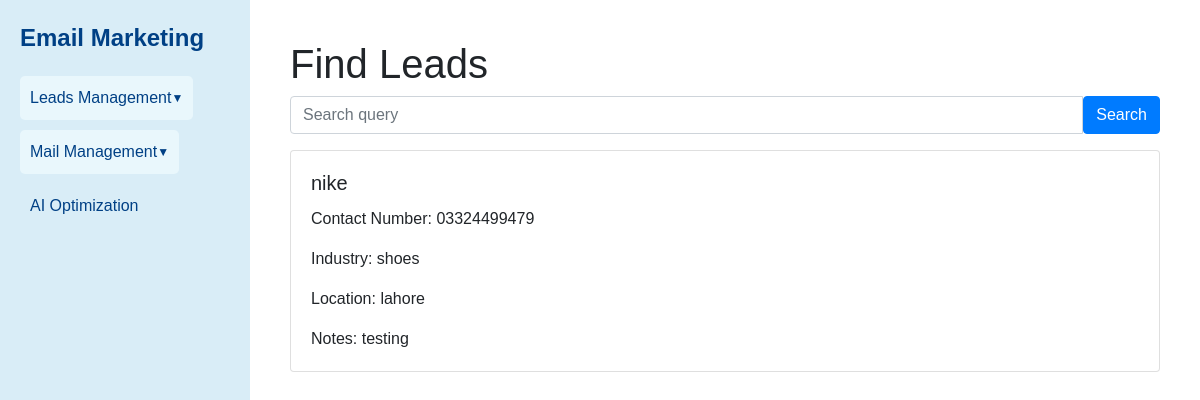
The page /leads/lead/find/ on the database its author committed.
### leads/models.py (models this page shows)
class Lead(models.Model):
    user = models.ForeignKey(CustomUser,on_delete=models.CASCADE)
    name = models.CharField(max_length=200)
    contact_no = models.TextField()
    industry = models.CharField(max_length=200)
    location = models.CharField(max_length=200)
    notes = models.TextField(blank=True, null=True)

### leads/views.py (the view)
# urls.py: path('lead/find/', find_leads, name='find-leads'),
@csrf_exempt
def find_leads(request):
    query = request.GET.get('query', '')
    leads = Lead.objects.filter(
        Q(industry__icontains=query) |
        Q(location__icontains=query) |
        Q(name__icontains=query) |
        Q(contact_no=query)
    )
    leads_data = [{
        'id': lead.id,
        'name': lead.name,
        'contact_no': lead.contact_no,
        'industry': lead.industry,
        'location': lead.location,
        'notes': lead.notes
    } for lead in leads]
    return render(request, 'dashboard/find_leads.html', {'leads': leads_data})

### authentication/templates/dashboard/find_leads.html (shortened to what this page needs)
<!DOCTYPE html>
<html lang="en">
<head>
    <link rel="stylesheet" href="https://stackpath.bootstrapcdn.com/bootstrap/4.5.2/css/bootstrap.min.css">
</head>
<body>
    <div class="drawer">
        <div class="heading">Email Marketing</div>
        <div class="dropdown-container">
            <div id="leadsDropdownBtn" class="dropdown-btn" onclick="toggleDropdown('leadsDropdown')">Leads Management</div>
        </div>
        <div class="dropdown-container">
            <div class="dropdown-btn" onclick="toggleDropdown('mailDropdown')">Mail Management</div>
        </div>
        <a href="#">AI Optimization</a>
    </div>
    <div class="content">
        <h1>Find Leads</h1>
        <form id="findLeadsForm" method="get">
            <div class="input-group mb-3">
                <input type="text" class="form-control" placeholder="Search query" id="searchQuery" name="query"
                    value="{{ query }}">
                <button class="btn btn-primary" type="submit">Search</button>
            </div>
        </form>
        <div id="leadsList">
            {% for lead in leads %}
            <div class="card mb-3">
                <div class="card-body">
                    <h5 class="card-title">{{ lead.name }}</h5>
                    <p class="card-text">Contact Number: {{ lead.contact_no }}</p>
                    <p class="card-text">Industry: {{ lead.industry }}</p>
                    <p class="card-text">Location: {{ lead.location }}</p>
                    <p class="card-text">Notes: {{ lead.notes }}</p>
                </div>
            </div>
            {% endfor %}
        </div>
    </div>
</body>
</html>

### authentication/templates/dashboard/find_leads.html (style rules this page uses)
body { font-family: Arial, sans-serif; display: flex; margin: 0; height: 100vh; background-color: #f0f8ff; }
.drawer { width: 250px; background-color: #d9edf7; color: #004085; padding: 20px; height: 100vh; position: fixed; top: 0; left: 0; z-index: 1000; overflow-y: auto; display: flex; flex-direction: column; align-items: start; }
.drawer a, .drawer .dropdown-btn { color: #004085; text-decoration: none; margin-bottom: 10px; padding: 10px; width: 100%; text-align: left; border-radius: 5px; cursor: pointer; transition: background-color 0.3s, color 0.3s; }
.content { flex: 1; padding: 40px; background-color: #ffffff; overflow-y: auto; margin-left: 250px; }
.heading { font-size: 24px; font-weight: bold; margin-bottom: 20px; color: #004085; }
.drawer .dropdown-btn { display: flex; justify-content: space-between; align-items: center; background-color: #e9f7fc; }
.drawer .dropdown-btn::after { content: '▼'; font-size: 12px; margin-left: auto; transition: transform 0.3s; }

### rows shown on the page
Lead: name "nike", contact_no "03324499479", industry "shoes", location "lahore", notes "testing"
